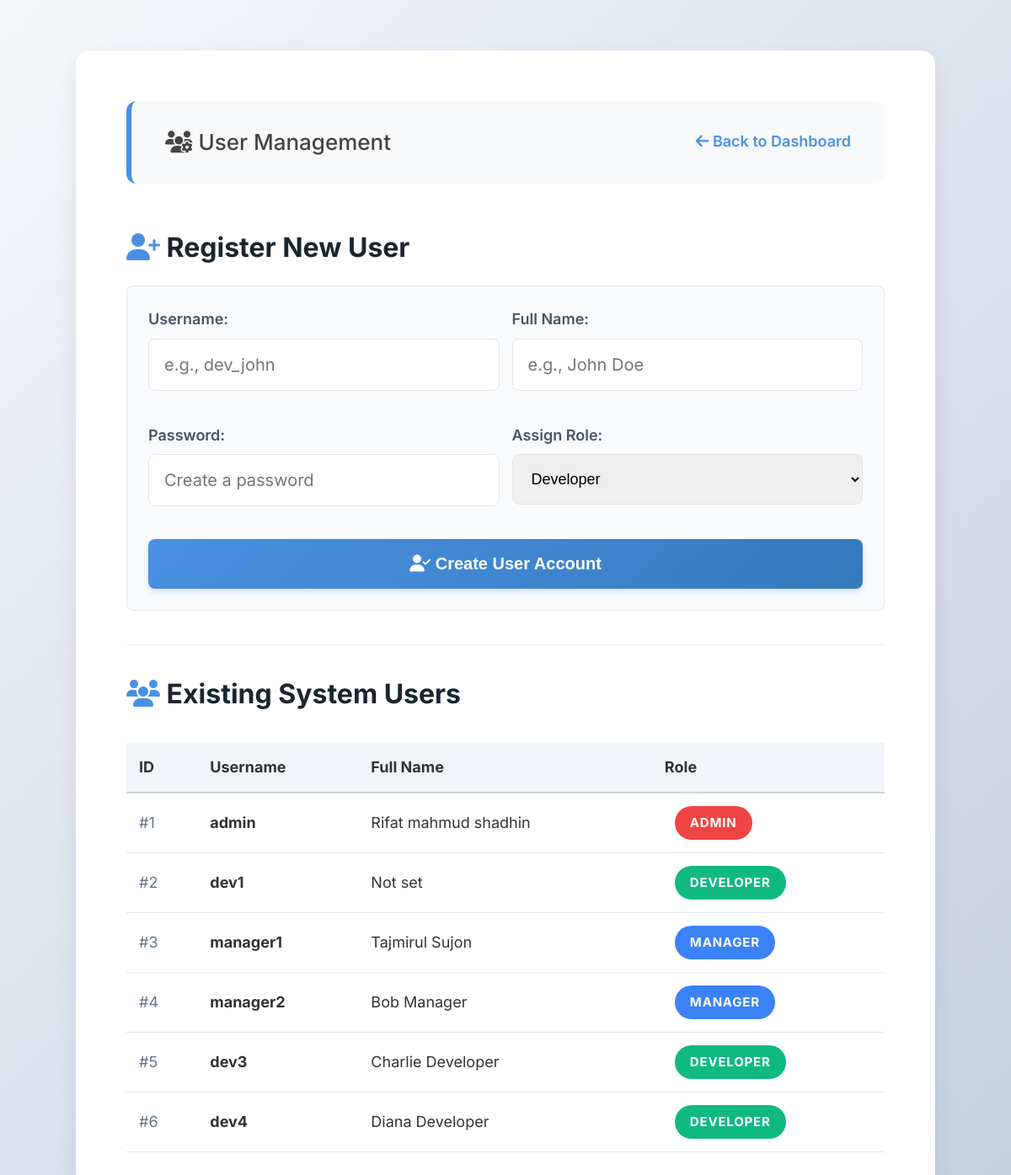
/admin/users (signed in), run on an earlier commit of the app's database.
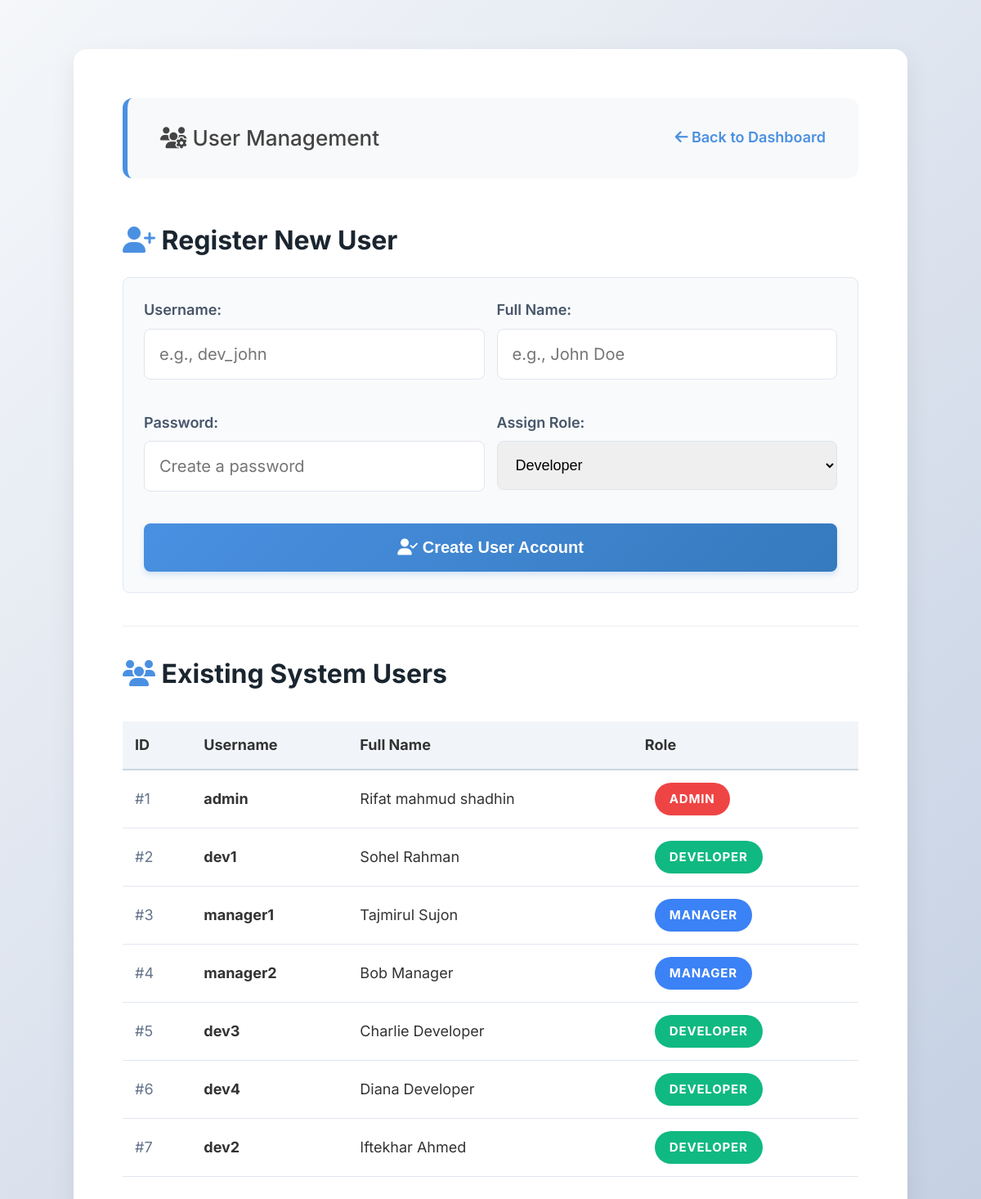
And on a later commit of the database.
### tables this page shows
CREATE TABLE users (
            id INTEGER PRIMARY KEY AUTOINCREMENT,
            username TEXT UNIQUE NOT NULL,
            password TEXT NOT NULL,
            role TEXT NOT NULL
        , full_name TEXT DEFAULT '', profile_image TEXT DEFAULT 'default.png');

### app.py (the view, shortened to what this page needs)
@app.route('/admin/users', methods=['GET', 'POST'])
def manage_users():
    if session.get('role') != 'admin':
        return "Access Denied.", 403
    conn = get_db_connection()
    users = conn.execute('SELECT * FROM users').fetchall()
    conn.close()
    return render_template('manage_users.html', users=users, role=session.get('role'))

### app.py (called while the page is built)
def get_db_connection():
    conn = sqlite3.connect('project_manager.db', timeout=10.0)
    conn.row_factory = sqlite3.Row
    return conn

### templates/manage_users.html (shortened to what this page needs)
<!DOCTYPE html>
<html>
<head>
    <link rel="stylesheet" href="https://cdnjs.cloudflare.com/ajax/libs/font-awesome/6.4.0/css/all.min.css">
    <link rel="stylesheet" href="{{ url_for('static', filename='style.css') }}">
</head>
<body>
    <div class="container" style="max-width: 900px;">
        <div class="nav-bar">
            <span><i class="fas fa-users-cog"></i> User Management</span>
            <a href="/" style="color: #4a90e2; font-weight: 600; text-decoration: none;">
                <i class="fas fa-arrow-left"></i> Back to Dashboard
            </a>
        </div>
        <h3 style="margin-bottom: 20px;"><i class="fas fa-user-plus" style="color: #4a90e2;"></i> Register New User</h3>
        <form method="POST" style="background: #f8fafc; padding: 25px; border-radius: 8px; border: 1px solid #e2e8f0; margin-bottom: 40px;">
            <div style="display: grid; grid-template-columns: 1fr 1fr; gap: 15px;">
                <div>
                    <label style="font-weight: 600; color: #475569;">Username:</label>
                    <input type="text" name="username" required placeholder="e.g., dev_john">
                </div>
                <div>
                    <label style="font-weight: 600; color: #475569;">Full Name:</label>
                    <input type="text" name="full_name" required placeholder="e.g., John Doe">
                </div>
                <div>
                    <label style="font-weight: 600; color: #475569;">Password:</label>
                    <input type="password" name="password" required placeholder="Create a password">
                </div>
                <div>
                    <label style="font-weight: 600; color: #475569;">Assign Role:</label>
                    <select name="role" required style="width: 100%; padding: 18px; margin: 8px 0; border: 1px solid #e1e5eb; border-radius: 8px; font-size: 18px;">
                        <option value="developer">Developer</option>
                    </select>
                </div>
            </div>
            <button type="submit" style="width: 100%; margin-top: 15px;">
                <i class="fas fa-user-check"></i> Create User Account
            </button>
        </form>
        <hr style="border: 0; height: 1px; background: #eee; margin: 30px 0;">
        <h3><i class="fas fa-users" style="color: #4a90e2;"></i> Existing System Users</h3>
        <table style="width: 100%; text-align: left; border-collapse: collapse; margin-top: 20px;">
            <tr style="background: #f1f5f9; border-bottom: 2px solid #cbd5e1;">
                <th style="padding: 15px;">ID</th>
                <th style="padding: 15px;">Username</th>
                <th style="padding: 15px;">Full Name</th>
                <th style="padding: 15px;">Role</th>
            </tr>
            {% for u in users %}
            <tr style="border-bottom: 1px solid #e2e8f0;">
                <td style="padding: 15px; color: #64748b;">#{{ u.id }}</td>
                <td style="padding: 15px; font-weight: bold;">{{ u.username }}</td>
                <td style="padding: 15px;">{{ u.full_name or 'Not set' }}</td>
                <td style="padding: 15px;">
                    {% if u.role == 'admin' %}
                        <span class="badge badge-red">Admin</span>
                    {% elif u.role == 'manager' %}
                        <span class="badge badge-blue">Manager</span>
                    {% else %}
                        <span class="badge badge-green">Developer</span>
                    {% endif %}
                </td>
            </tr>
            {% endfor %}
        </table>
    </div>
</body>
</html>

What changed in the data, as far as the page shows it:
changed users "dev1": full_name "Not set" → "Sohel Rahman"
added users: id "7", username "dev2", full_name "Iftekhar Ahmed", role "DEVELOPER"
